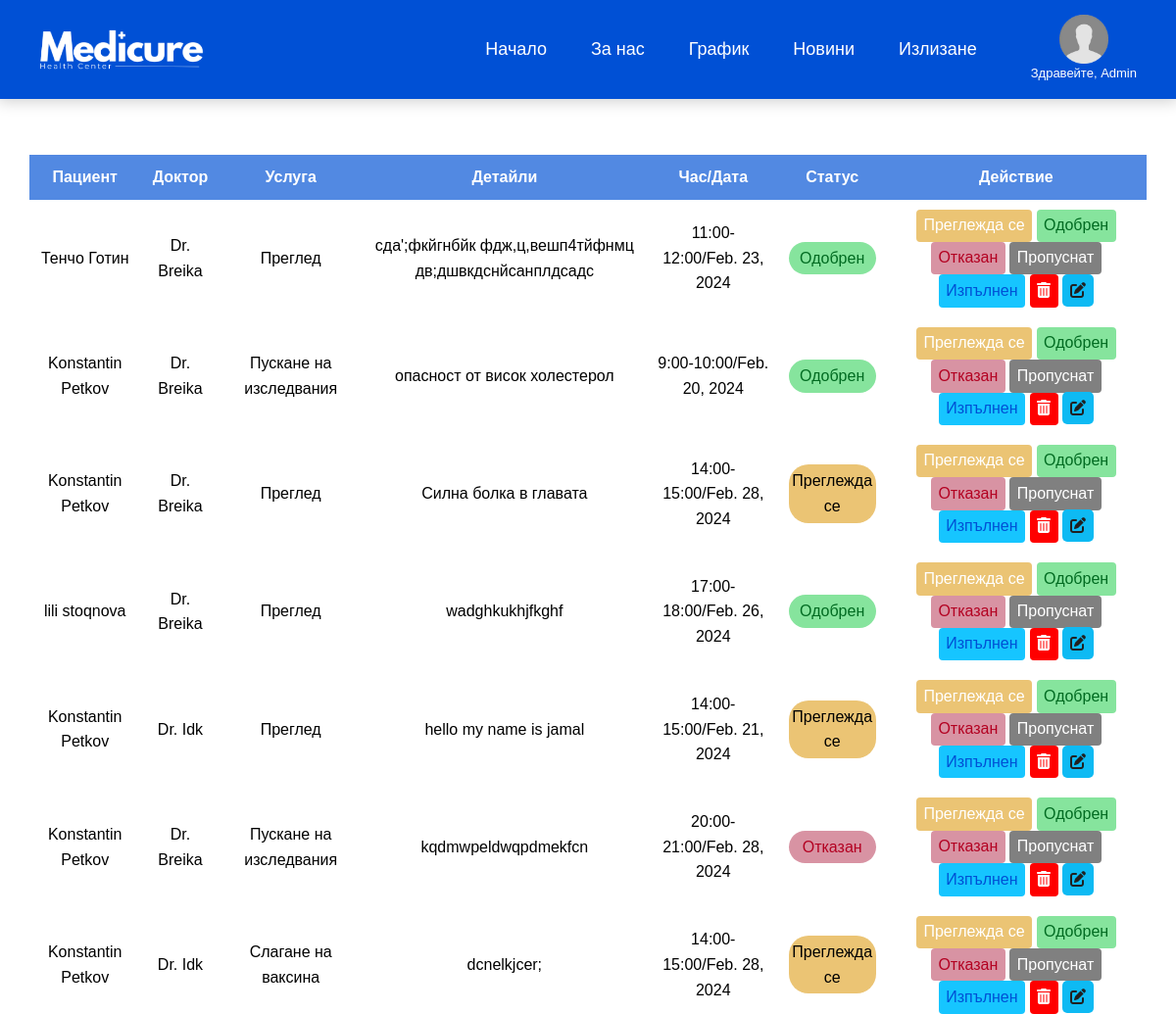
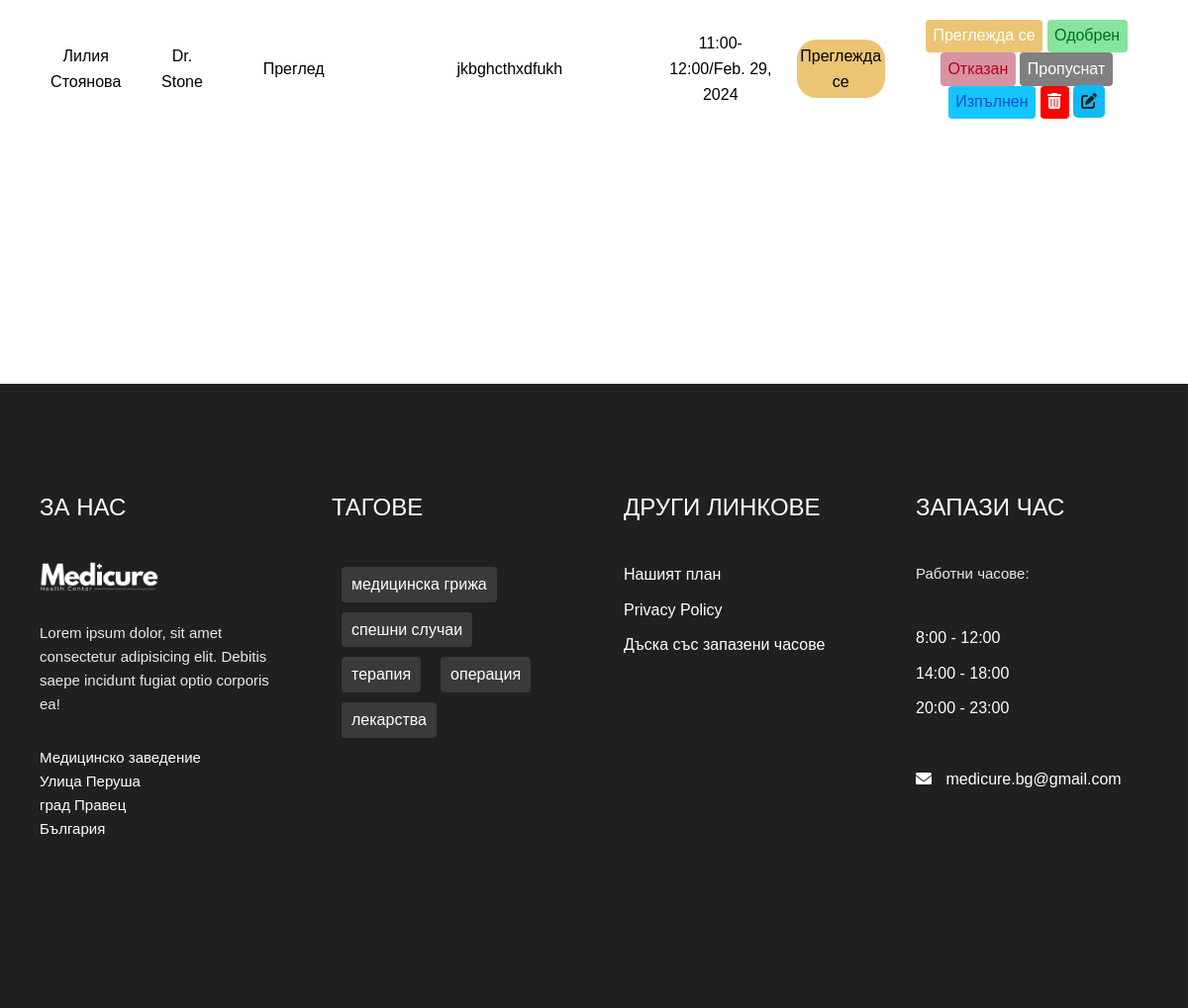
Screenshot of /appointments (signed in) with the database file from the repository (2 pictures, top to bottom).
### projectapp/models.py (models this page shows, shortened)
class Appointment(models.Model):
    patient = models.ForeignKey(CustomUser, on_delete=models.CASCADE, related_name='patient_appointments', blank=True, null=True)
    doctor = models.ForeignKey(CustomUser, on_delete=models.CASCADE, related_name='doctor_appointments', blank=True, null=True)
    service = models.CharField(max_length=255, blank=True, null=True)
    details = models.CharField(max_length=255, blank=True, null=True)
    appointment_date = models.DateField()
    appointment_time = models.CharField(max_length=12)
    STATUS_CHOICES = [
        ('Одобрен' , 'Одобрен'),
        ('Преглежда се', 'Преглежда се'),
        ('Отказан', 'Отказан'),
        ('Пропуснат', 'Пропуснат'),
        ('Изпълнен', 'Изпълнен')
    ]
    status = models.CharField(max_length=20, choices=STATUS_CHOICES, null=True, blank=True, default='Преглежда се')

class CustomUser(models.Model):
    user = models.OneToOneField(User, on_delete=models.CASCADE, blank=True, null=True)
    phone = models.CharField(max_length=13)
    date_of_birth = models.DateField(null=True, blank=True)
    specialty = models.CharField(max_length=100, null=True, blank=True)
    ROLE_CHOICES = [
        ('admin', 'Administrator'),
        ('doctor', 'Doctor'),
        ('patient', 'Patient')
    ]
    role = models.CharField(max_length=7, choices=ROLE_CHOICES)
    GENDER_CHOICES = [
        ('male' , 'Male'),
        ('female', 'Female'),
        ('other' , 'Other')
    ]
    gender = models.CharField(max_length=6, choices=GENDER_CHOICES, default='not set', blank=True, null=True)
    room_num = models.IntegerField(null=True, blank=True)
    profile_image = models.ImageField(upload_to='images/' ,blank=True, null=True)

### projectapp/views.py (the view, shortened to what this page needs)
# urls.py: path('appointments', views.appointments, name='appointments'),
def appointments(request):
    if request.user.is_authenticated:
        user_email = request.user.email
        patient_appointments = Appointment.objects.filter(patient__user__email=user_email)
        doctor_appointments = Appointment.objects.filter(doctor__user__email=user_email)
        appointments = Appointment.objects.all()
        context = {
                   'appointments' : appointments,
                   'patient_appointments': patient_appointments,
                   'doctor_appointments' : doctor_appointments
                   }
        return render(request, 'appointments.html', context)
    else:
        html_content = """
            <br><br><br><br><br>
            <p><strong> Влезте или се регистирайте за да видите графика си.</strong></p>
            <br><br><br><br><br><br><br><br><br><br><br><br><br><br><br><br><br><br><br><br><br><br><br>
        """
    return render(request, 'appointments.html', {'html_content' : html_content})

### projectapp/context_processors.py (called while the page is built)
def custom_user_details(request):
    if request.user.is_authenticated:
        user_profile = CustomUser.objects.get(user=request.user)
        return {'user_profile': user_profile}
    return {}

### template/appointments.html (shortened to what this page needs)
{% load static %}
{% load my_custom_filters %}
<!DOCTYPE html>
<html lang="bg">
<head>
    <link rel="stylesheet" href="{% static 'css/appointments.css' %}">
    <link rel="stylesheet" href="https://cdnjs.cloudflare.com/ajax/libs/font-awesome/6.0.0-beta2/css/all.min.css" />
</head>
<body>
    {% include 'nav.html' %}
    {% if user.is_authenticated %}
    <section class="table__body">
        <table>
            {% if user_profile.role == 'patient' %}
            <thead>
                <tr>
                    <th> Услуга </th>
                    <th> Детайли </th>
                    <th> Стая </th>
                    <th> Доктор </th>
                    <th> Час/дата </th>
                    <th> Статус </th>
                    <th> Действие </th>
                </tr>
            </thead>
            <tbody>
                {% for appointment in patient_appointments %}
                <tr>
                    <td> {{appointment.service}} </td>
                    <td> {{appointment.details}} </td>
                    <td> {{appointment.doctor.room_num}} </td>
                    <td> Dr. {{appointment.doctor.user.last_name}} </td>
                    <td> {{appointment.appointment_time}}/{{appointment.appointment_date}} </td>
                    <td>
                        {% if  appointment.status == "Преглежда се" %}
                        <p class="status pending">{{appointment.status}}</p>
                        {% elif  appointment.status == "Одобрен" %}
                        <p class="status approved">{{appointment.status}}</p>
                        {% elif  appointment.status == "Отказан" %}
                        <p class="status cancelled">{{appointment.status}}</p>
                        {% elif  appointment.status == "Пропуснат" %}
                        <p class="status missed">{{appointment.status}}</p>
                        {% elif  appointment.status == "Изпълнен" %}
                        <p class="status done">{{appointment.status}}</p>
                        {% endif %}
                    </td>
                    <td>
                        <form method="post" class="form-appointments">
                            {% csrf_token %}
                            <input type="hidden" name="appointment_id" value="{{ appointment.id }}">
                            <input type="hidden" name="role" value="{{ user_profile.role }}">
                            {% if appointment.status == "Преглежда се" %}
                            <button class="cancelled" name="status" value="Отказан"> Откажи</button>
                            <a class="edit" href="{% url 'edit_appointment' appointment.id %}"> <i class="fas fa-edit"></i></a>
                            {% endif %}
                        </form>
                    </td>
                </tr>
                {% endfor %}
            </tbody>
            {% elif user_profile.role == 'admin' %}
            <thead>
                <tr>
                    <th> Пациент </th>
                    <th> Доктор</th>
                    <th> Услуга </th>
                    <th> Детайли </th>
                    <th> Час/дата </th>
                    <th> Статус </th>
                    <th> Действие </th>
                </tr>
            </thead>
            <tbody>
                {% for appointment in appointments %}
                <tr onclick="window.location.href=''; " style="cursor:pointer;">
                    <td> {{appointment.patient.user.first_name}} {{appointment.patient.user.last_name}}</td>
                    <td> Dr. {{appointment.doctor.user.last_name}} </td>
                    <td> {{appointment.service}} </td>
                    <td> {{appointment.details}} </td>
                    <td> {{appointment.appointment_time}}/{{appointment.appointment_date}} </td>
                    <td>
                        {% if  appointment.status == "Преглежда се" %}
                        <p class="status pending">{{appointment.status}}</p>
                        {% elif  appointment.status == "Одобрен" %}
                        <p class="status approved">{{appointment.status}}</p>
                        {% elif  appointment.status == "Отказан" %}
                        <p class="status cancelled">{{appointment.status}}</p>
                        {% elif  appointment.status == "Пропуснат" %}
                        <p class="status missed">{{appointment.status}}</p>
                        {% elif  appointment.status == "Изпълнен" %}
                        <p class="status done">{{appointment.status}}</p>
                        {% endif %}
                    </td>
                    <td>
                        <form method="post" class="form-appointments">
                            <button class="pending" name="status" value="Преглежда се">Преглежда се </button>
                            <button class="approved" name="status" value="Одобрен"> Одобрен </button>
                            <button class="cancelled" name="status" value="Отказан"> Отказан </button>
                            <button class="missed" name="status" value="Пропуснат">Пропуснат </button>
                            <button class="done" name="status" value="Изпълнен">Изпълнен </button>
                            <button class="delete" name="action" value="delete"><i class="fa-solid fa-trash-can"></i> </button>
                            <a class="edit" href="{% url 'edit_appointment' appointment.id %}"> <i class="fas fa-edit"></i></a>
                        </form>
                    </td>
                </tr>
                {% endfor %}
            </tbody>
            {% endif %}
        </table>
    </section>
    {% else %}
        {{ html_content|safe }}
    {% endif %}
            {% include 'make_an_appointment.html' %}
        {% include 'footer.html' %}
</body>
</html>

### template/nav.html (shortened to what this page needs)
{% load static %}
{% load my_custom_filters %}
    <link rel = "stylesheet" href = "{% static 'css/normalize.css' %}">
    <link rel = "stylesheet" href = "{% static 'css/main.css' %}">
<nav class = "navbar bg-blue">
    <div class = "container flex">
        <a href = "{% url 'index' %}" class = "navbar-brand">
            <img src = "{% static 'images/Medicure.png' %}" alt = "site logo">
        </a>
        <div class = "navbar-collapse bg-white">
            <ul class = "navbar-nav">
                <li class = "nav-item">
                    <a href = "{% url 'index' %}" class = "nav-link" style="font-size: large;">Начало</a>
                </li>
                <li class = "nav-item">
                    <a href = "{% url 'aboutus' %}" class = "nav-link" style="font-size: large;">За нас</a>
                </li>
                <li class = "nav-item">
                    <a href = "{% url 'appointments' %}" class = "nav-link" style="font-size: large;">График</a>
                </li>
                <li class = "nav-item">
                    <a href = "{% url 'news' %}" class = "nav-link" style="font-size: large;">Новини</a>
                </li>
                {% if user.is_authenticated %}
                    {% if user_profile.role == 'patient' and user_profile.gender == 'male' %}
                    <li class = "nav-item">
                        <a href = "#" class = "nav-link appointment" style="font-size: large;">Запази час</a>
                    </li>
                    <li class = "nav-item"><a class="nav-link" href="{% url 'logout' %}" style="font-size: large;">Излизане</a></li>
                </ul>
                    <div class="profile">
                        <a href="{% url 'profile' %}"><img class="profile-img" style="height: 80px; width:80px;" src="{% static 'images/profilepic1.png' %}" alt="profilepic" ></a>
                        <p class = "text-sm" style="color:white;">Здравейте, {{ user.first_name | truncateletters:1 }}. {{user.last_name}}</p>
                    </div>
                    {% else %}
                    <li class = "nav-item"><a class="nav-link" href="{% url 'logout' %}" style="font-size: large;">Излизане</a></li>
                </ul>
                    <div class="profile">
                        <a href="{% url 'profile' %}"><img class="profile-img" style="height: 50px; width:50px;" src="{% static 'images/profilepic5.png' %}" alt="profilepic"></a>
                        <p class = "text-sm" style="color:white;">Здравейте,  {{ user.first_name }}</p>
                    </div>
                    {% endif %}
                {% endif %}
        </div>
    </div>
</nav>

### static/css/appointments.css (style rules this page uses)
* { margin: 0; padding: 0; box-sizing: border-box; font-family: sans-serif; }
.table__body { width: 95%; max-height: calc(89% - 1.6rem); background-color: #fffb; margin: .8rem auto; border-radius: .6rem; overflow: auto; overflow: overlay; }
table { width: 100%; margin-bottom: 25rem; margin-top: 15rem; }
table, th, td { border-collapse: collapse; padding: 1rem; text-align: left; text-align: center; }
thead th { position: sticky; top: 0; left: 0; background-color: #0052d5ad; text-transform: capitalize; color: #fff; }
tbody tr { --delay: .1s; transition: .5s ease-in-out var(--delay), background-color 0s; }
tbody tr td, tbody tr td p, tbody tr td img { transition: .2s ease-in-out; }
.status { padding: .4rem 0; border-radius: 2rem; text-align: center; }
.status.approved { background-color: #86e49d; color: #006b21; }
.status.cancelled { background-color: #d893a3; color: #b30021; }
.status.pending { background-color: #ebc474; }
.approved { background-color: #86e49d; color: #006b21; }
.pending { background-color: #ebc474; }
.cancelled { background-color: #d893a3; color: #b30021; }
.done { background-color: #16c5ff; color: #0050d5; }
.missed { background-color: grey; }
.form-appointments { background: none; margin: 0; padding: 0; border-collapse: collapse; }
.delete { background-color: red ; }
.edit { padding: 0.8rem; background-color: #0ebaf3 ; border-radius: 5px; }

### template/make_an_appointment.html (style rules this page uses)
body { font-family: Arial, sans-serif; margin: 0; padding: 0; }
button { background-color: #0050d5; color: #ffffff; padding: 0.75rem; border: none; border-radius: 4px; cursor: pointer; }

### rows the page displays
Appointment: patient.user.first_name "Тенчо", patient.user.last_name "Готин", doctor.user.last_name "Breika", service "Преглед", details "сда';фкйгнбйк фдж,ц,вешп4тйфнмц дв;дшвкдснйсанплдсадс", appointment_time "11:00-12:00", appointment_date "Feb. 23, 2024", status "Одобрен"
Appointment: patient.user.first_name "Konstantin", patient.user.last_name "Petkov", doctor.user.last_name "Breika", service "Пускане на изследвания", details "опасност от висок холестерол", appointment_time "9:00-10:00", appointment_date "Feb. 20, 2024", status "Одобрен"
Appointment: patient.user.first_name "Konstantin", patient.user.last_name "Petkov", doctor.user.last_name "Breika", service "Преглед", details "Силна болка в главата", appointment_time "14:00-15:00", appointment_date "Feb. 28, 2024", status "Преглежда се"
Appointment: patient.user.first_name "lili", patient.user.last_name "stoqnova", doctor.user.last_name "Breika", service "Преглед", details "wadghkukhjfkghf", appointment_time "17:00-18:00", appointment_date "Feb. 26, 2024", status "Одобрен"
Appointment: patient.user.first_name "Konstantin", patient.user.last_name "Petkov", doctor.user.last_name "Idk", service "Преглед", details "hello my name is jamal", appointment_time "14:00-15:00", appointment_date "Feb. 21, 2024", status "Преглежда се"
Appointment: patient.user.first_name "Konstantin", patient.user.last_name "Petkov", doctor.user.last_name "Breika", service "Пускане на изследвания", details "kqdmwpeldwqpdmekfcn", appointment_time "20:00-21:00", appointment_date "Feb. 28, 2024", status "Отказан"
Appointment: patient.user.first_name "Konstantin", patient.user.last_name "Petkov", doctor.user.last_name "Idk", service "Слагане на ваксина", details "dcnelkjcer;", appointment_time "14:00-15:00", appointment_date "Feb. 28, 2024", status "Преглежда се"
Appointment: patient.user.first_name "Лилия", patient.user.last_name "Стоянова", doctor.user.last_name "Stone", service "Преглед", details "jkbghcthxdfukh", appointment_time "11:00-12:00", appointment_date "Feb. 29, 2024", status "Преглежда се"

### other values shown
{{ user.first_name }} "Admin"
